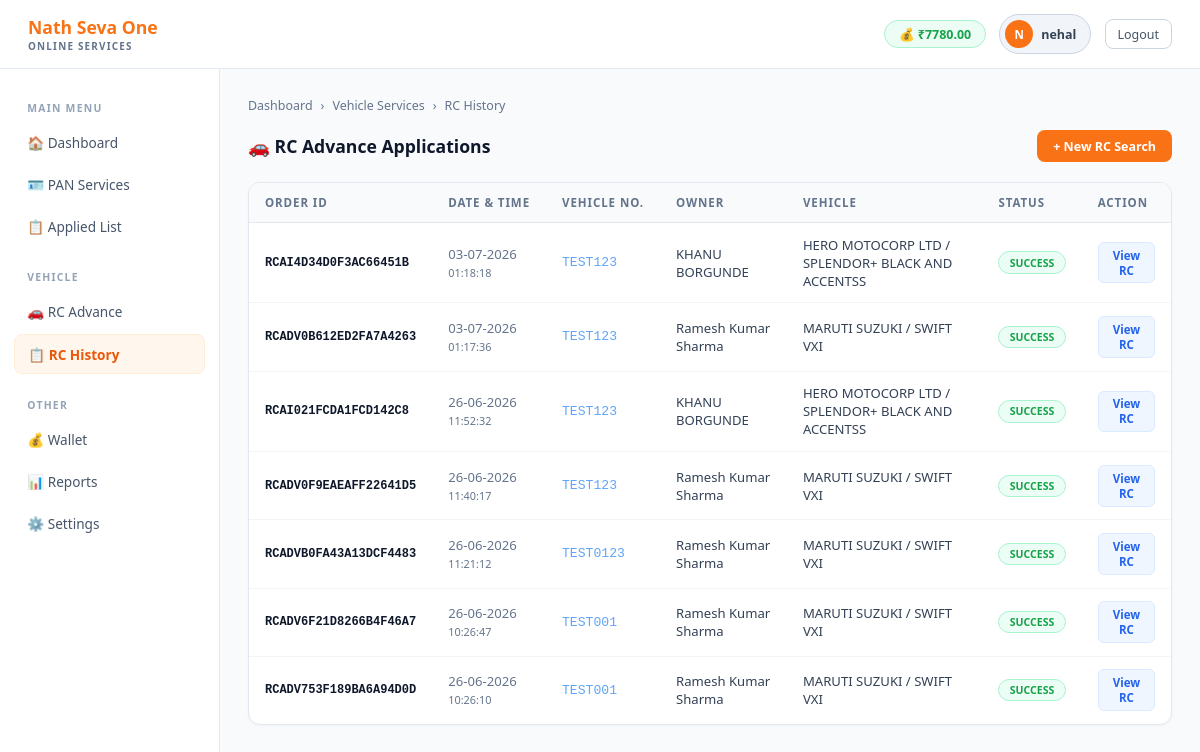
The app's page /vehicle/rc-advance/list/ (signed in) with its own data.
### app/models.py (models this page shows, shortened)
class Retailer(models.Model):
    retailer_id    = models.UUIDField(default=uuid.uuid4, editable=False, unique=True)
    user_id        = models.CharField(max_length=50, unique=True)
    password       = models.CharField(max_length=255)
    full_name      = models.CharField(max_length=100)
    mobile         = models.CharField(max_length=15, unique=True)
    email          = models.EmailField(max_length=100, blank=True)
    state          = models.CharField(max_length=50, blank=True)
    address        = models.TextField(blank=True)
    wallet_balance = models.DecimalField(max_digits=10, decimal_places=2, default=0)
    is_verified    = models.BooleanField(default=False)
    is_active      = models.BooleanField(default=True)
    created_at     = models.DateTimeField(auto_now_add=True)

class RCAdvanceApplication(models.Model):
    retailer        = models.ForeignKey(Retailer, on_delete=models.CASCADE)
    order_id        = models.CharField(max_length=40, unique=True)
    vehicle_number  = models.CharField(max_length=20)
    owner_name      = models.CharField(max_length=255, blank=True)
    vehicle_class   = models.CharField(max_length=100, blank=True)
    maker_model     = models.CharField(max_length=200, blank=True)
    fuel_type       = models.CharField(max_length=50, blank=True)
    rc_data         = models.JSONField(blank=True, null=True)
    amount          = models.DecimalField(max_digits=8, decimal_places=2)
    status          = models.CharField(max_length=10, default='pending')
    service_type    = models.CharField(max_length=20, default='advance')   # 👈 yeh line add karo
    created_at      = models.DateTimeField(auto_now_add=True)
    class Meta:
        ordering = ['-created_at']

### app/vehicle_views.py (the view)
# urls.py: path('vehicle/rc-advance/list/', vehicle_views.vehicle_rc_list, name='vehicle_rc_list'),
def vehicle_rc_list(request):
    retailer = _get_retailer_from_session(request)
    if retailer is None:
        return redirect('retailer_login')
    from app.models import RCAdvanceApplication
    applications = RCAdvanceApplication.objects.filter(retailer=retailer).order_by('-id')
    return render(request, 'vehicle_rc_list.html', {'retailer': retailer, 'applications': applications})

### app/vehicle_views.py (called while the page is built)
def _get_retailer_from_session(request):
    from app.models import Retailer
    retailer_id = request.session.get('retailer_id')
    if not retailer_id:
        return None
    try:
        return Retailer.objects.get(retailer_id=retailer_id)
    except Retailer.DoesNotExist:
        return None

### pan_project/templates/vehicle_rc_list.html (shortened to what this page needs)
<!DOCTYPE html>
<html lang="hi">
<head>
</head>
<body>
<div class="topbar">
  <div><div class="brand-name">Nath Seva One</div><div class="brand-sub">Online Services</div></div>
  <div class="topbar-right">
    <div class="wallet-chip">💰 ₹{{ retailer.wallet_balance }}</div>
    <div class="user-chip"><div class="avatar">{{ retailer.full_name.0|upper }}</div><span>{{ retailer.user_id }}</span></div>
    <a href="{% url 'retailer_logout' %}" class="btn-logout">Logout</a>
  </div>
</div>
<div class="main-wrap">
  <div class="sidebar">
    <div class="nav-section">Main Menu</div>
    <a href="{% url 'retailer_dashboard' %}" class="nav-item">🏠 Dashboard</a>
    <a href="{% url 'form' %}" class="nav-item">🪪 PAN Services</a>
    <a href="{% url 'applied_list' %}" class="nav-item">📋 Applied List</a>
    <div class="nav-section" style="margin-top:.5rem">Vehicle</div>
    <a href="{% url 'vehicle_rc_page' %}" class="nav-item">🚗 RC Advance</a>
    <a href="{% url 'vehicle_rc_list' %}" class="nav-item active">📋 RC History</a>
    <div class="nav-section" style="margin-top:.5rem">Other</div>
    <a href="{% url 'wallet' %}" class="nav-item">💰 Wallet</a>
    <a href="#" class="nav-item">📊 Reports</a>
    <a href="#" class="nav-item">⚙️ Settings</a>
  </div>
  <div class="content">
    <div class="breadcrumb">
      <a href="{% url 'retailer_dashboard' %}">Dashboard</a>
      <span>›</span><span>Vehicle Services</span>
      <span>›</span><span>RC History</span>
    </div>
    <div class="page-header">
      <div class="page-title">🚗 RC Advance Applications</div>
      <a href="{% url 'vehicle_rc_page' %}" class="btn-new">+ New RC Search</a>
    </div>
    <div class="table-card">
      <table>
        <thead>
          <tr>
            <th>Order ID</th>
            <th>Date & Time</th>
            <th>Vehicle No.</th>
            <th>Owner</th>
            <th>Vehicle</th>
            <th>Status</th>
            <th>Action</th>
          </tr>
        </thead>
        <tbody>
          {% for app in applications %}
          <tr>
            <td>{{ app.order_id }}</td>
            <td style="color:#64748b;white-space:nowrap">
              {{ app.created_at|date:"d-m-Y" }}<br>
              <span style="font-size:.68rem">{{ app.created_at|time:"H:i:s" }}</span>
            </td>
            <td style="font-family:monospace;color:#60a5fa">{{ app.vehicle_number }}</td>
            <td>{{ app.owner_name|default:"N/A" }}</td>
            <td>{{ app.maker_model|default:"N/A" }}</td>
            <td>
              {% if app.status == 'success' %}
                <span class="pill pill-success">SUCCESS</span>
              {% elif app.status == 'failed' %}
                <span class="pill pill-failed">FAILED</span>
              {% else %}
                <span class="pill pill-pending">PENDING</span>
              {% endif %}
            </td>
            <td>
              {% if app.status == 'success' %}
              <button class="btn-view" onclick="viewRC('{{ app.order_id }}')">View RC</button>
              {% else %}
              <span style="color:#334155;font-size:.72rem">—</span>
              {% endif %}
            </td>
          </tr>
          {% empty %}
          <tr><td colspan="7" class="empty">Abhi koi RC application nahi hai</td></tr>
          {% endfor %}
        </tbody>
      </table>
    </div>
  </div>
</div>
</body>
</html>

### pan_project/templates/vehicle_rc_list.html (style rules this page uses)
* { box-sizing:border-box;margin:0;padding:0 }
body { font-family:'Segoe UI',system-ui,-apple-system,sans-serif;background:#f8fafc;color:#0f172a;min-height:100vh;display:flex;flex-direction:column }
.topbar { background:#ffffff;padding:.9rem 1.75rem;display:flex;align-items:center;justify-content:space-between;border-bottom:1px solid #e2e8f0;box-shadow:0 1px 3px rgba(0,0,0,0.04) }
.brand-name { color:#f97316;font-size:1.1rem;font-weight:700 }
.brand-sub { color:#64748b;font-size:.62rem;letter-spacing:.12em;text-transform:uppercase;font-weight:600 }
.topbar-right { display:flex;align-items:center;gap:.85rem }
.wallet-chip { display:flex;align-items:center;gap:.4rem;background:#ecfdf5;border:1px solid #a7f3d0;border-radius:20px;padding:.3rem .85rem;font-size:.78rem;color:#16a34a;font-weight:700 }
.user-chip { display:flex;align-items:center;gap:.5rem;background:#f1f5f9;border:1px solid #cbd5e1;border-radius:20px;padding:.3rem .85rem .3rem .3rem }
.avatar { width:28px;height:28px;border-radius:50%;background:#f97316;display:flex;align-items:center;justify-content:center;font-size:.72rem;font-weight:700;color:#fff }
.user-chip span { font-size:.78rem;color:#334155;font-weight:600 }
.btn-logout { background:#ffffff;border:1px solid #cbd5e1;border-radius:8px;color:#475569;font-size:.78rem;padding:.35rem .75rem;cursor:pointer;text-decoration:none;display:inline-block;transition:all 0.2s }
.main-wrap { display:flex;flex:1 }
.sidebar { width:220px;background:#ffffff;border-right:1px solid #e2e8f0;padding:1.25rem .85rem;display:flex;flex-direction:column;gap:.25rem }
.nav-item { display:flex;align-items:center;gap:.65rem;padding:.6rem .85rem;border-radius:8px;font-size:.85rem;color:#475569;text-decoration:none;border:none;background:none;font-family:inherit;width:100%;transition:all 0.15s ease }
.nav-item.active { background:#fff7ed;color:#ea580c;font-weight:600;border:1px solid #ffedd5 }
.nav-section { font-size:.65rem;color:#94a3b8;letter-spacing:.12em;text-transform:uppercase;padding:.75rem .85rem .25rem;font-weight:700 }
.content { flex:1;padding:1.75rem;overflow-y:auto;background:#f8fafc }
.page-header { display:flex;align-items:center;justify-content:space-between;margin-bottom:1.25rem }
.page-title { font-size:1.1rem;font-weight:700;color:#0f172a }
.btn-new { background:#f97316;border:none;border-radius:8px;color:#fff;font-size:.78rem;font-weight:600;padding:.45rem 1rem;cursor:pointer;text-decoration:none;display:inline-block }
.table-card { background:#ffffff;border:1px solid #e2e8f0;border-radius:12px;overflow:hidden;box-shadow:0 1px 3px rgba(0,0,0,0.03) }
table { width:100%;border-collapse:collapse;font-size:.82rem }
thead th { text-align:left;padding:.75rem 1rem;color:#64748b;font-weight:600;border-bottom:1px solid #e2e8f0;font-size:.72rem;text-transform:uppercase;letter-spacing:.08em;background:#f8fafc;white-space:nowrap }
tbody td { padding:.8rem 1rem;color:#334155;border-bottom:1px solid #f1f5f9;vertical-align:middle }
tbody td:first-child { color:#0f172a;font-weight:600;font-size:.75rem;font-family:monospace }
tbody tr:last-child td { border-bottom:none }
.pill { display:inline-block;padding:.2rem .65rem;border-radius:20px;font-size:.66rem;font-weight:700 }
.pill-success { background:#ecfdf5;color:#16a34a;border:1px solid #a7f3d0 }
.btn-view { background:#eff6ff;border:1px solid #dbeafe;border-radius:6px;color:#2563eb;font-size:.72rem;padding:.3rem .7rem;cursor:pointer;font-family:inherit;font-weight:600 }
.breadcrumb { display:flex;align-items:center;gap:.5rem;font-size:.78rem;color:#64748b;margin-bottom:1rem }
.breadcrumb a { color:#64748b;text-decoration:none }

### records on screen
Retailer: wallet_balance "7780.00", full_name.0 "N", user_id "nehal"
RCAdvanceApplication: order_id "RCAI4D34D0F3AC66451B", created_at "03-07-2026", created_at "01:18:18", vehicle_number "TEST123", owner_name "KHANU BORGUNDE", maker_model "HERO MOTOCORP LTD / SPLENDOR+ BLACK AND ACCENTSS", status "SUCCESS"
RCAdvanceApplication: order_id "RCADV0B612ED2FA7A4263", created_at "03-07-2026", created_at "01:17:36", vehicle_number "TEST123", owner_name "Ramesh Kumar Sharma", maker_model "MARUTI SUZUKI / SWIFT VXI", status "SUCCESS"
RCAdvanceApplication: order_id "RCAI021FCDA1FCD142C8", created_at "26-06-2026", created_at "11:52:32", vehicle_number "TEST123", owner_name "KHANU BORGUNDE", maker_model "HERO MOTOCORP LTD / SPLENDOR+ BLACK AND ACCENTSS", status "SUCCESS"
RCAdvanceApplication: order_id "RCADV0F9EAEAFF22641D5", created_at "26-06-2026", created_at "11:40:17", vehicle_number "TEST123", owner_name "Ramesh Kumar Sharma", maker_model "MARUTI SUZUKI / SWIFT VXI", status "SUCCESS"
RCAdvanceApplication: order_id "RCADVB0FA43A13DCF4483", created_at "26-06-2026", created_at "11:21:12", vehicle_number "TEST0123", owner_name "Ramesh Kumar Sharma", maker_model "MARUTI SUZUKI / SWIFT VXI", status "SUCCESS"
RCAdvanceApplication: order_id "RCADV6F21D8266B4F46A7", created_at "26-06-2026", created_at "10:26:47", vehicle_number "TEST001", owner_name "Ramesh Kumar Sharma", maker_model "MARUTI SUZUKI / SWIFT VXI", status "SUCCESS"
RCAdvanceApplication: order_id "RCADV753F189BA6A94D0D", created_at "26-06-2026", created_at "10:26:10", vehicle_number "TEST001", owner_name "Ramesh Kumar Sharma", maker_model "MARUTI SUZUKI / SWIFT VXI", status "SUCCESS"
